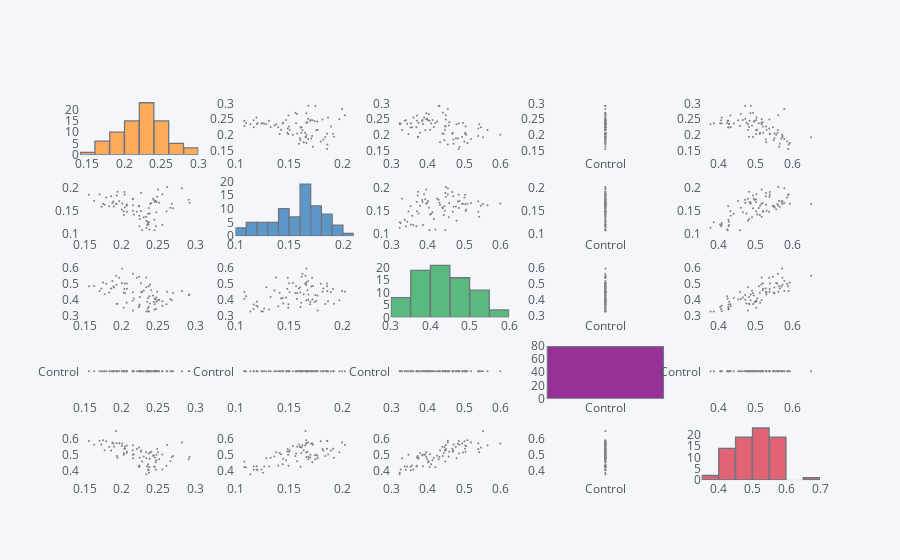

Source (notebook cell):
### Markdown cell above
### Scatter Plot and Histogram Matrix

### Code cell
#Caution it cannot be used for very large data sets as it will not be able to display the matrices. 
dataSampleProtein.scatter_matrix()
